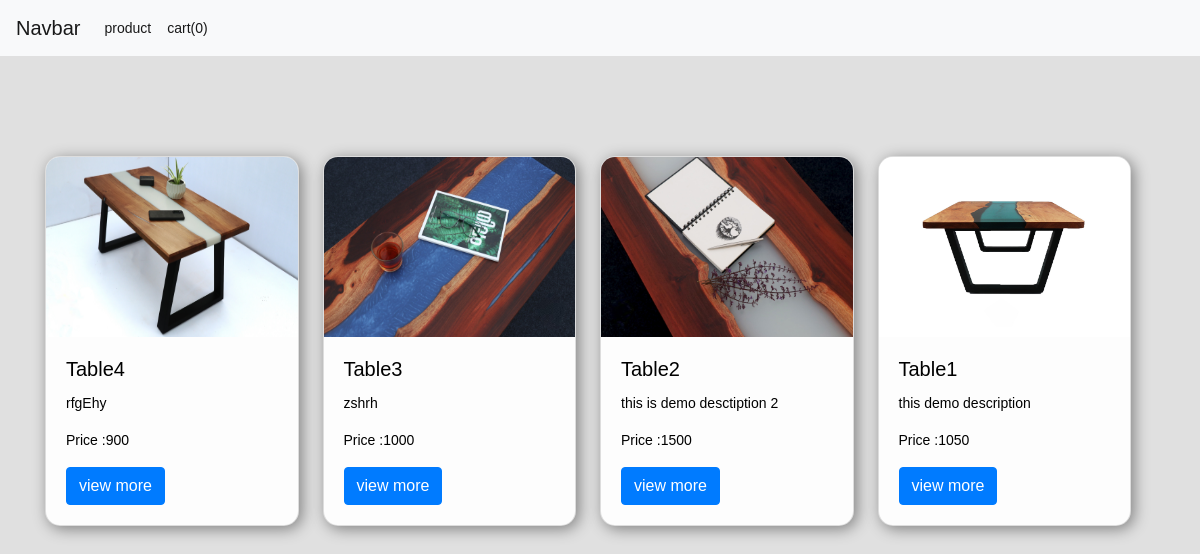
The page / on the database its author committed.
### store/models.py (models this page shows, shortened)
class Product(models.Model)    :
    user = models.ForeignKey(User, related_name='products', on_delete=models.CASCADE)
    title = models.CharField(max_length=50)
    description = models.TextField(blank=True)
    price = models.IntegerField()
    image = models.ImageField(upload_to='uploads/product_image')
    created_at = models.DateTimeField(auto_now_add=True)
    updates_at = models.DateTimeField(auto_now=True)
    class Meta:
        ordering = ('-created_at',)
    def get_display_price(self):
        return self.price

### store/views.py (the view)
# urls.py: path('',productpage, name='productpage'),
def productpage(request):
    products = Product.objects.all()
    return render(request,'product.html',{
        'products':products
    })

### store/cart.py (called while the page is built)
    def __len__(self):
        return sum(item['quantity'] for item in self.cart.values())

### store/context_processors.py (called while the page is built)
def cart(request):
    return {'cart': Cart(request)}

### store/templates/product.html
{% extends "base.html" %}
{% load static %}
{% block content %}
<div class="container d-flex justify-content-center align-items-center">
  {% for product in products %}
<div class="card  mr-4 " style="width: 18rem;">
  <img src="{{ product.image.url }}" class="card-img-top" alt="...">
  <div class="card-body">
    <h5 class="card-title">{{product.title}}</h5>
    <p class="card-text">{{product.description}}</p>
    <P>Price :{{product.get_display_price}}</P>
    <a href="{% url 'product_detail' product.id %}" class="btn btn-primary">view more</a>
  </div>
</div>
{% endfor %}
</div>
{% endblock %}

### store/templates/base.html (shortened to what this page needs)
{% load static %}
<!DOCTYPE html>
<html lang="en">
<head>
    <link rel="stylesheet" href="https://cdn.jsdelivr.net/npm/bootstrap@4.6.2/dist/css/bootstrap.min.css">
    <link rel="stylesheet" href="{% static 'css/style.css' %}">
    <link rel="stylesheet" href="https://cdnjs.cloudflare.com/ajax/libs/font-awesome/4.7.0/css/font-awesome.min.css">
</head>
<body>
    <nav class="navbar navbar-expand-lg navbar-light bg-light">
        <a class="navbar-brand" href="#">Navbar</a>
        <div class="collapse navbar-collapse" id="navbarNav">
          <ul class="navbar-nav">
            <li class="nav-item active">
              <a class="nav-link" href="{% url 'productpage' %}">product <span class="sr-only">(current)</span></a>
            </li>
            <li class="nav-item active">
              <a class="nav-link" href="{% url 'cart_view' %}">cart({{ cart|length }})</a>
            </li>
          </ul>
        </div>
      </nav>
{% block content %}
{% endblock %}
</body>
</html>

### static/css/style.css (style rules this page uses)
.card { background-color: rgb(253, 253, 253); box-shadow: 3px 3px 15px grey; border-radius: 15px; overflow: hidden; margin-top: 100px; }
.card-img-top { height: 180px; }
* { margin: 0;padding: 0;-webkit-font-smoothing: antialiased;-webkit-text-shadow: rgba(0,0,0,.01) 0 0 1px;text-shadow: rgba(0,0,0,.01) 0 0 1px }
body { font-family: 'Rubik', sans-serif;font-size: 14px;font-weight: 400;background: #E0E0E0;color: #000000 }
ul { list-style: none;margin-bottom: 0px }

### rows shown on the page
Product: image (picture), title "Table4", description "rfgEhy", get_display_price "900"
Product: image (picture), title "Table3", description "zshrh", get_display_price "1000"
Product: image (picture), title "Table2", description "this is demo desctiption 2", get_display_price "1500"
Product: image (picture), title "Table1", description "this demo description", get_display_price "1050"

### other values the page prints
{{ cart|length }} "0"
